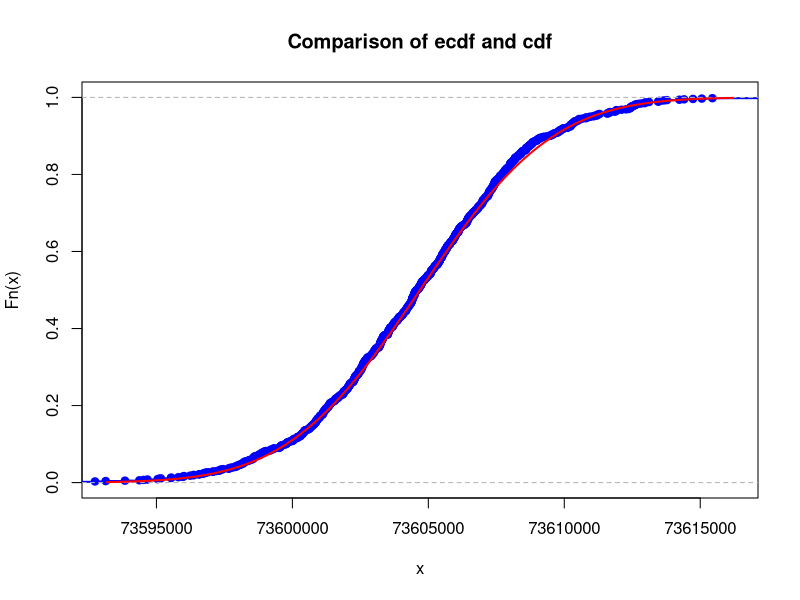
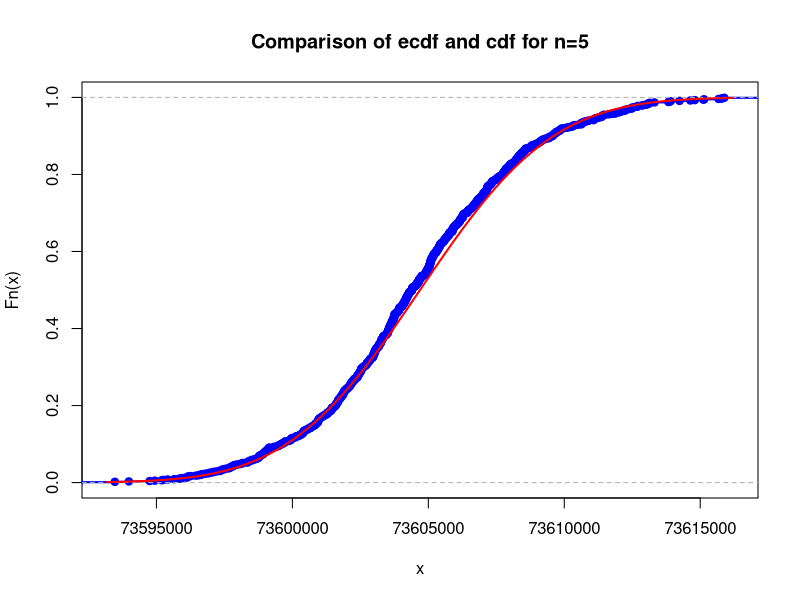
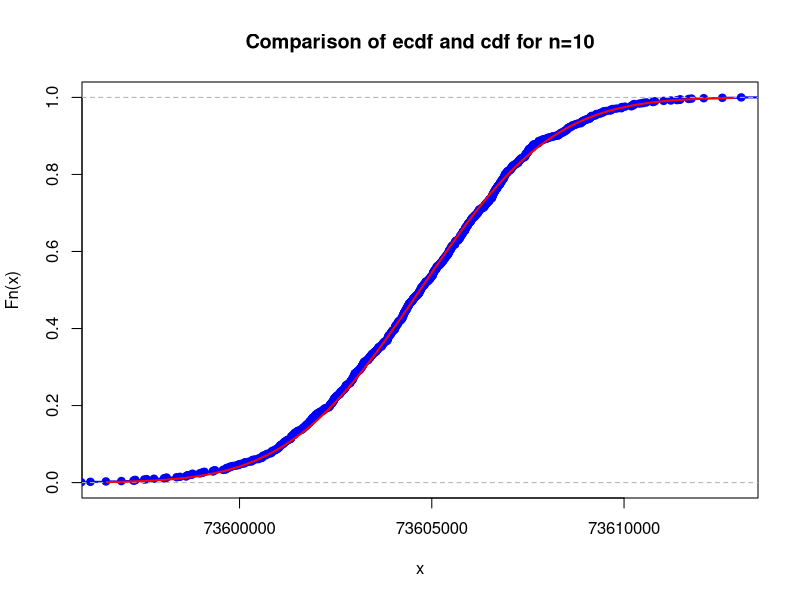
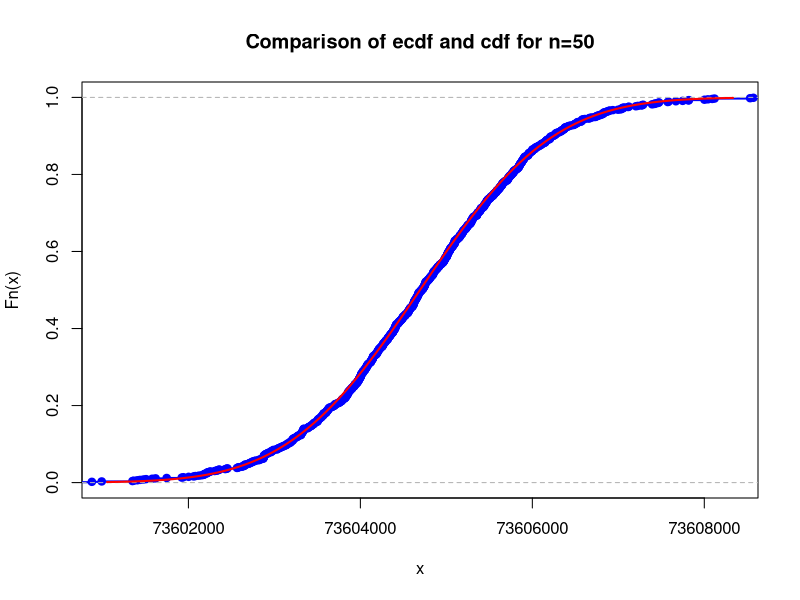
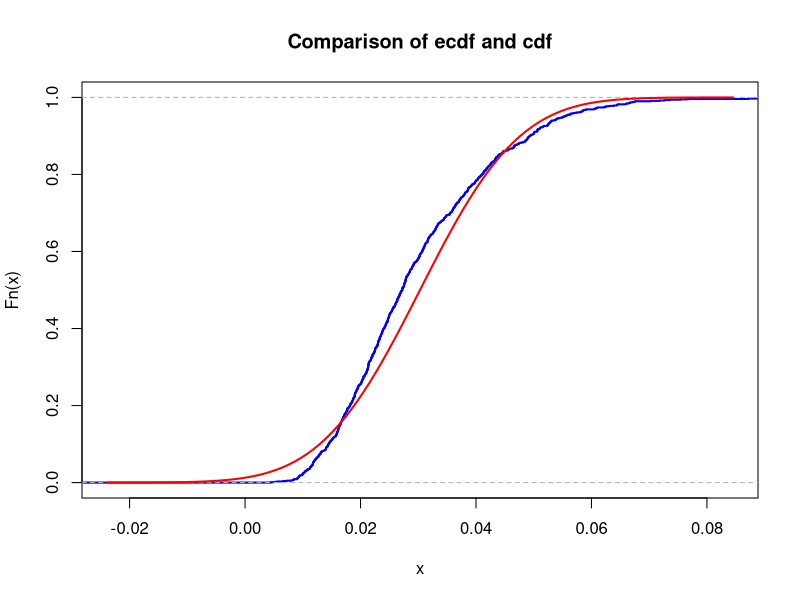
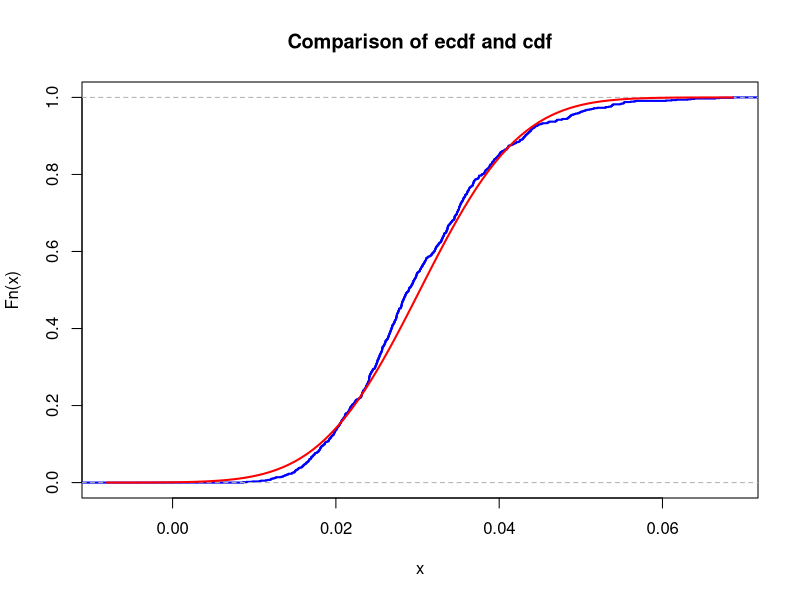
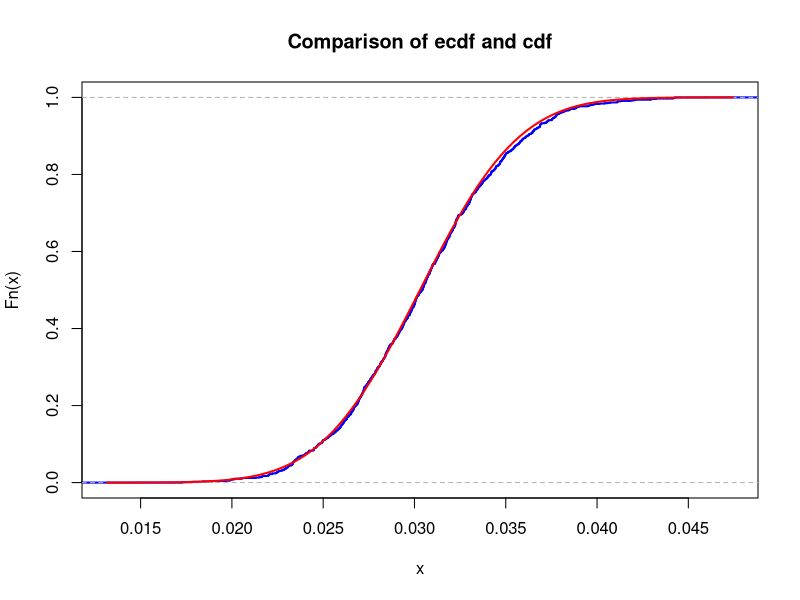

The R script that drew these images, in order:
## ---- chunk 1
# your team id number
###
id <- 50 ### Change to the correct id!
###
set.seed(id)
p <- id / 100
# matrices G and H
G <- matrix(c(
  1, 1, 1, 0, 0, 0, 0,
  1, 0, 0, 1, 1, 0, 0,
  0, 1, 0, 1, 0, 1, 0,
  1, 1, 0, 1, 0, 0, 1
), nrow = 4, byrow = TRUE)
H <- t(matrix(c(
  1, 0, 1, 0, 1, 0, 1,
  0, 1, 1, 0, 0, 1, 1,
  0, 0, 0, 1, 1, 1, 1
), nrow = 3, byrow = TRUE))
# cat("The matrix G is: \n")
# G
# cat("The matrix H is: \n")
# H
# cat("The product GH must be zero: \n")
# (G%*%H) %%2
## ---- chunk 2
# generate N messages

message_generator <- function(N) {
  matrix(sample(c(0, 1), 4 * N, replace = TRUE), nrow = N)
}
messages <- message_generator(100)
codewords <- (messages %*% G) %% 2
## ---- chunk 3
#  errors <- ...
#  received <-
## ---- chunk 4
teamId <- 23
T <- 30.1 * 60 * 60 * 24 * 365 # Half-life period
m <- teamId * 10^-6 # Mass of the sample
M <- 136.907089 # For Cesium-137
lambda <- log(2) / T # Activity
N <- m / M * 6 * 10^23 #  Number of atoms
mu <- N * lambda
print(sprintf("Poisson(%.3e)", mu))
K <- 1e3
n <- 5
sample_means <- colMeans(matrix(rpois(n * K, lambda = mu), nrow = n))
## ---- chunk 5
mu <- N * lambda
sigma <- sqrt(N * lambda / n)
## ---- chunk 6
xlims <- c(mu - 3 * sigma, mu + 3 * sigma)
Fs <- ecdf(sample_means)
plot(Fs,
  xlim = xlims,
  ylim = c(0, 1),
  col = "blue",
  lwd = 2,
  main = "Comparison of ecdf and cdf"
)
curve(pnorm(x, mean = mu, sd = sigma), col = "red", lwd = 2, add = TRUE)
## ---- chunk 7
x <- sort(unique(sample_means))
print(sprintf("max|Fs(x) - Fy(x)|=%f", max(abs(Fs(x) - pnorm(x, mean = mu, sd = sigma)))))
## ---- chunk 8
mu <- N * lambda
print(sprintf("Poisson(%.3e)", mu))
for (n in c(5, 10, 50)) {
  sigma <- sqrt(N * lambda / n)
  sample_means <- colMeans(matrix(rpois(n * K, lambda = mu), nrow = n))
  xlims <- c(mu - 3 * sigma, mu + 3 * sigma)
  Fs <- ecdf(sample_means)
  plot(Fs,
    xlim = xlims,
    ylim = c(0, 1),
    col = "blue",
    lwd = 2,
    main = sprintf("Comparison of ecdf and cdf for n=%d", n)
  )
  curve(pnorm(x, mean = mu, sd = sigma), col = "red", lwd = 2, add = TRUE)
  x <- sort(unique(sample_means))
  print(sprintf("n=%d: max|Fs(x) - Fy(x)|=%f; mean=%f; sd=%f", n, max(abs(Fs(x) - pnorm(x, mean = mu, sd = sigma))), mean(sample_means), sd(sample_means)))
}
## ---- chunk 9
theta <- 8 * 10^8
mu <- N * lambda
n <- 1
K <- 10^6
while (TRUE) {
  sample_sums <- colSums(matrix(rpois(n * K, lambda = mu), nrow = n))
  prob <- sum(sample_sums < theta) / length(sample_sums)
  if (prob <= .95) {
    break
  }
  n <- n + 1
}
print(sprintf("n≤%d", n))
## ---- chunk 10
print(sprintf("n≤%d", ceiling((.05 * theta) / (N * lambda) - 1)))
## ---- chunk 11
rhs <- log(0.05) + theta * log(theta) - theta
lhs <- function(n) {
  t <- n * N * lambda
  return(theta * log(t) - t)
}
## ---- chunk 12
left <- 1
right <- theta / (N * lambda)
while (left <= right) {
  mid <- ceiling((left + right) / 2)
  lhs_cur <- lhs(mid)
  if (lhs_cur < rhs) {
    n <- mid
    left <- mid + 1
  } else {
    right <- mid - 1
  }
}

print(sprintf("n≤%d", n))
## ---- chunk 13
z95 <- qnorm(.95)
n <- ceiling((-z95 + sqrt(z95^2 + 4 * theta))^2 / (4 * N * lambda) - 1)
print(sprintf("n≤%d", n))
## ---- chunk 14
set.seed(23)
## ---- chunk 15
nu1 <- 23 + 10
K <- 1e3
n_5 <- 5
sample_means <- colMeans(matrix(rexp(n_5*K, rate = nu1), nrow=n_5))

mu <- 1 / nu1
sigma <- 1 / (nu1 * sqrt(n_5))

xlims <- c(mu-4*sigma,mu+4*sigma)
Fs <- ecdf(sample_means)

plot(Fs, 
     xlim = xlims, 
     col = "blue",
     lwd = 2,
     main = "Comparison of ecdf and cdf")
curve(pnorm(x, mean = mu, sd = sigma), col = "red", lwd = 2, add = TRUE)

x <- seq(xlims[1], xlims[2], length.out = 1000)
max(abs(Fs(x)-pnorm(x, mean = mu, sd = sigma)))
## ---- chunk 16
n_10 <- 10
sample_means <- colMeans(matrix(rexp(n_10*K, rate = nu1), nrow=n_10))

mu <- 1 / nu1
sigma <- 1 / (nu1 * sqrt(n_10))

xlims <- c(mu-4*sigma,mu+4*sigma)
Fs <- ecdf(sample_means)

plot(Fs, 
     xlim = xlims, 
     col = "blue",
     lwd = 2,
     main = "Comparison of ecdf and cdf")
curve(pnorm(x, mean = mu, sd = sigma), col = "red", lwd = 2, add = TRUE)

x <- seq(xlims[1], xlims[2], length.out = 1000)
max(abs(Fs(x)-pnorm(x, mean = mu, sd = sigma)))
## ---- chunk 17
n_50 <- 50
sample_means <- colMeans(matrix(rexp(n_50*K, rate = nu1), nrow=n_50))

mu <- 1 / nu1
sigma <- 1 / (nu1 * sqrt(n_50))

xlims <- c(mu-4*sigma,mu+4*sigma)
Fs <- ecdf(sample_means)

plot(Fs, 
     xlim = xlims, 
     col = "blue",
     lwd = 2,
     main = "Comparison of ecdf and cdf")
curve(pnorm(x, mean = mu, sd = sigma), col = "red", lwd = 2, add = TRUE)

x <- seq(xlims[1], xlims[2], length.out = 1000)
max(abs(Fs(x)-pnorm(x, mean = mu, sd = sigma)))
## ---- chunk 18
set.seed(99)
N <- 2
nu <- nu1 * N
n_clicks <- 100

sample_sums <- colSums(matrix(rexp(n_clicks * K, nu), nrow = n_clicks))

prob_safe <- mean(sample_sums > 1)

print(paste("Predicted N_max (from CLT and Chernoff):", N))
print(paste("Resulting parameter nu:", nu))
print(paste("Simulated probability of being safe (P(S_100 > 1)):", prob_safe))
print(paste("Desired probability level:", 0.95))
## ---- chunk 19
mu <- 0 # change this!
sigma <- 1 # change this
N <- 100

# YOUR CODE HERE
## ---- chunk 20
# YOUR CODE HERE
## ---- chunk 21
set.seed(23)
n_sims <- 100
n_trials <- 3
p_success <- 0.5

x_samples <- rbinom(n_sims, n_trials, p_success)
x_mean <- mean(x_samples)
x_var <- var(x_samples)

print(paste("Theoretical E[X]:", 1.5))
print(paste("Sample Mean of X:", x_mean))
print("---")
print(paste("Theoretical Var(X):", 0.75))
print(paste("Sample Variance of X:", x_var))
## ---- chunk 22
n_sims <- 100
n_trials <- 3
p_success <- 0.5

y_samples <- 0.5 * x_samples - 1
y_mean <- mean(y_samples)
y_var <- var(y_samples)

print(paste("Theoretical E[X]:", -0.25))
print(paste("Sample Mean of X:", y_mean))
print("---")
print(paste("Theoretical Var(X):", 0.1825))
print(paste("Sample Variance of X:", y_var))
